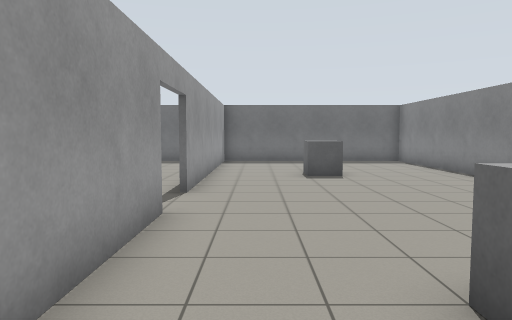
view 1 (above)

14 first-person views from a walk through a world built for the Gazebo simulator. The camera is 1.2 m above the floor, tilts 4° down and sees 70° across. The floor is counted in squares, 1 m on a side. Each view is taken from the middle of a square. On the plan, view 1 faces up. The plan holds only what a view shows up to about 14 squares ahead; the rest is blank.

view 2
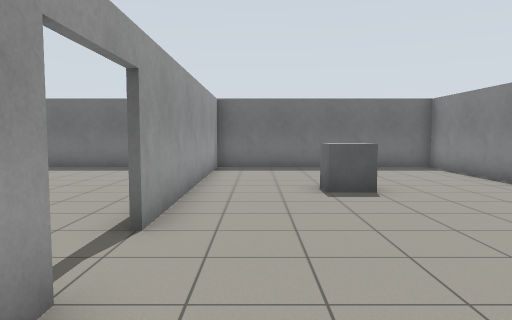

view 3
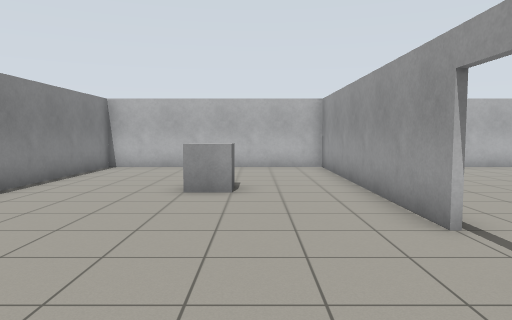

view 4
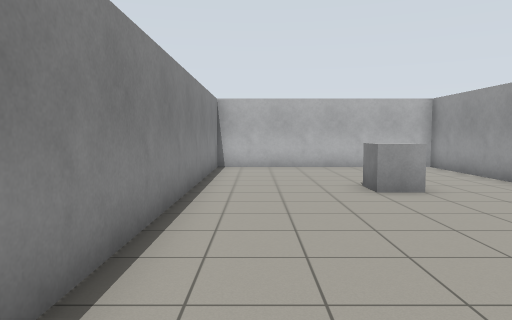

view 5
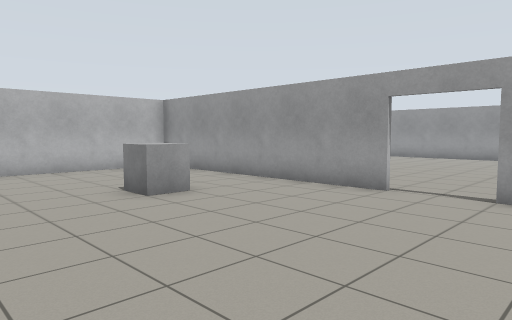

view 6
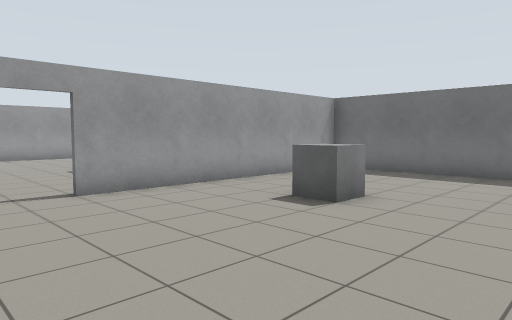

view 7
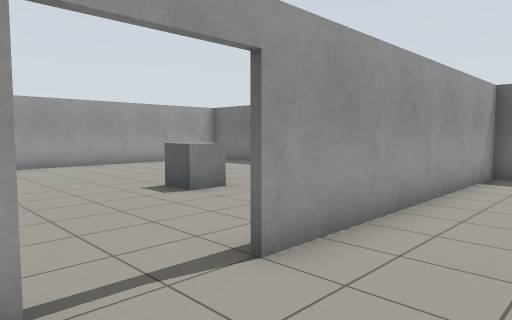

view 8
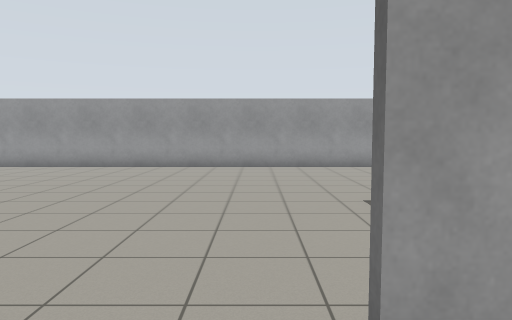

view 9
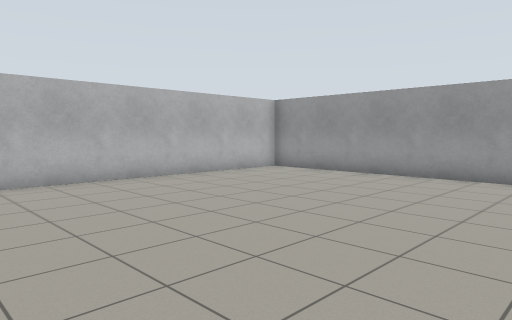

view 10
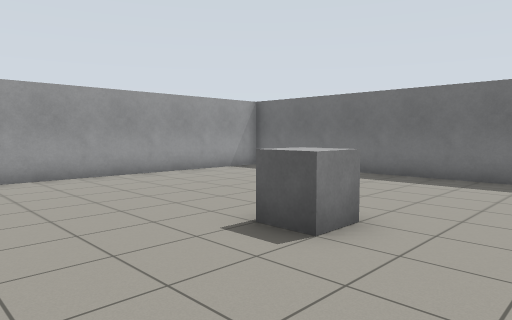

view 11
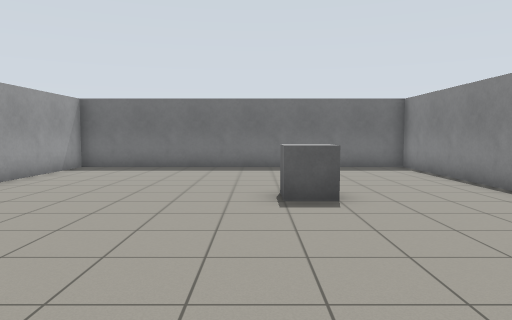

view 12
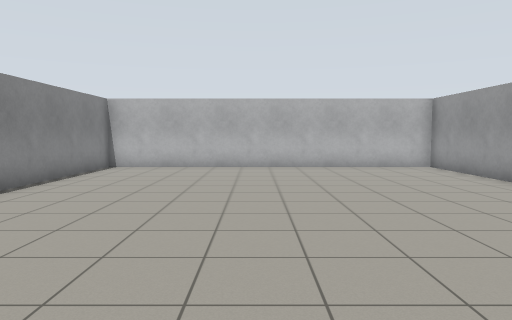

view 13
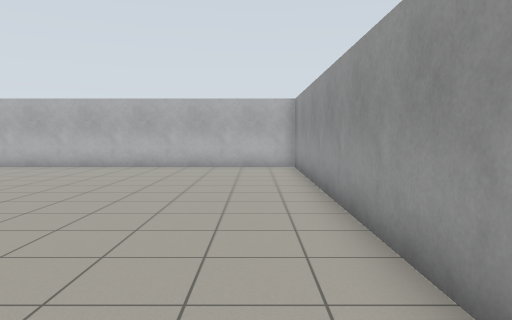

view 14
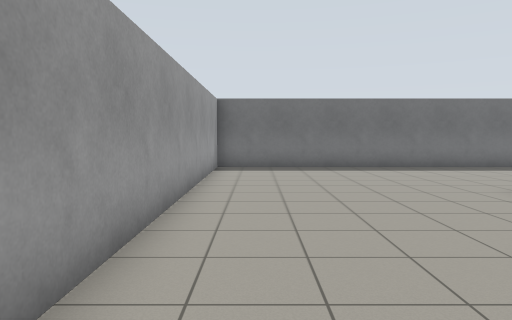

### Floor plan
Points are (right, up) in squares from view 1. A wall is a line through its corners. A room is listed if a view was taken in it or the views show most of it. See-through windows are left out.
Room 1 (views 1, 2, 3, 4, 5, 6, 7, 8)
walls: (-1.4, 5.6) (-1.4, -3.5); (-1.4, 16.5) (-1.4, 7.5); (-2, -3.4) (6.4, -3.4) (6.4, 16.4) (-2, 16.4)
ways out: open door at (-1.5, 6.5) to room 2
objects: grey box (2, 2); grey box (2, 11)
Room 2 (views 9, 10, 11, 12, 13, 14)
walls: (-1.6, 10.6) (-1.6, 16.5); (-2, 16.4) (-13.4, 16.4) (-13.4, -3.4) (-2, -3.4); (-1.6, -3.5) (-1.6, 2.4)
ways out: open door at (-1.5, 6.5) to room 1
objects: grey box (-6, 10)

Where each view was taken, in squares from view 1:
view 1: 0 up, 0 right, facing up
view 2: 3 up, 0 right, facing up
view 3: 10 up, 1 right, facing down
view 4: 10 up, 5 right, facing down
view 5: 9 up, 6 right, facing down-left
view 6: 5 up, 6 right, facing up-left
view 7: 5 up, 1 right, facing up-left
view 8: 7 up, 0 right, facing left
view 9: 6 up, 3 left, facing down-left
view 10: 6 up, 3 left, facing up-left
view 11: 3 up, 7 left, facing up
view 12: 10 up, 7 left, facing down
view 13: 10 up, 12 left, facing down
view 14: 3 up, 12 left, facing up
